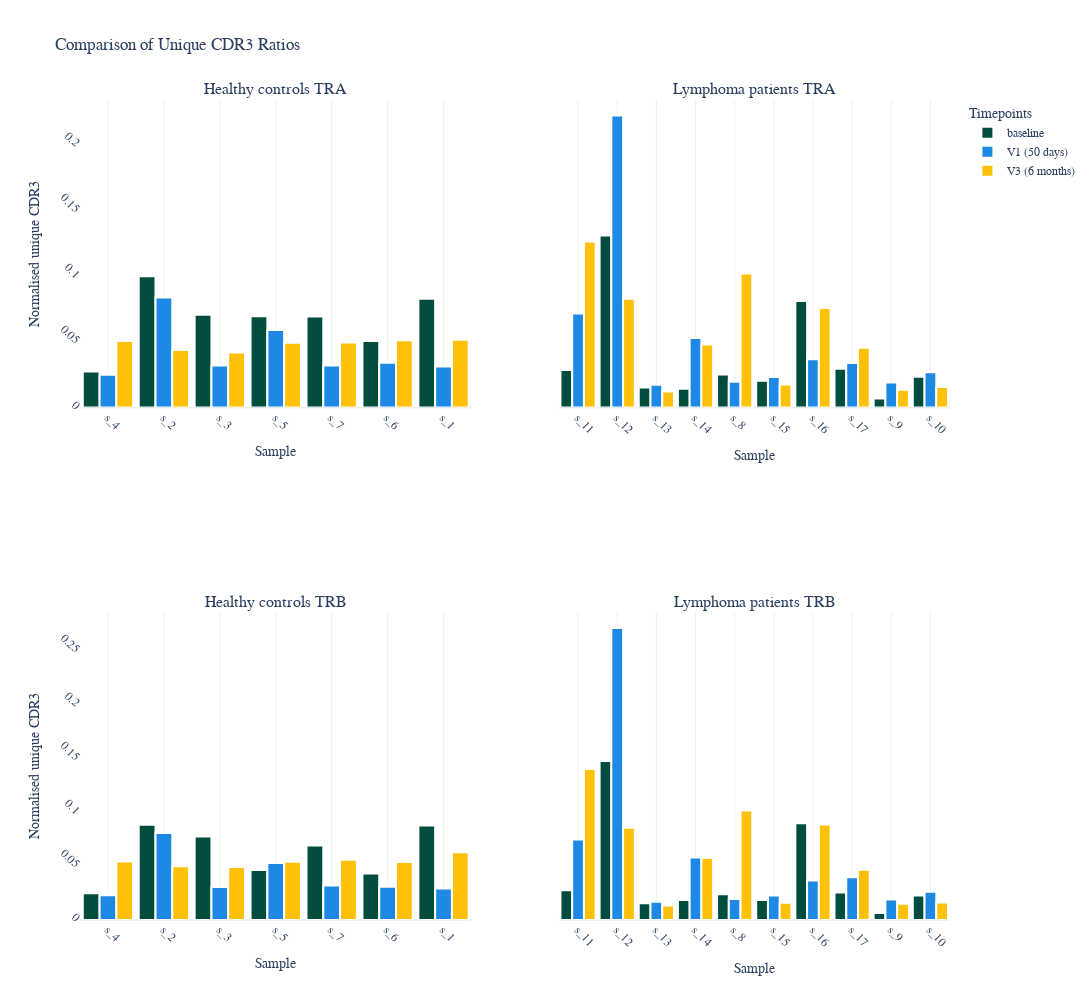

Write notebook code for a chart like this one.
### Code cell
plotting.plot_repertoire_sizes(uniques, 'after_resampling_', PLOTSDIR)

### Figure 1 — Plotly figure (JSON) as saved in the notebook; plotly's stock layout.template omitted (floating-point values rounded to 4 significant figures)
{"data": [{"cliponaxis": false, "marker": {"color": "#004D40", "line": {"width": 2}}, "name": "baseline", "showlegend": true, "textangle": 0, "textfont": {"size": 12}, "textposition": "outside", "type": "bar", "x": ["s_4", "s_2", "s_3", "s_5", "s_7", "s_6", "s_1"], "xaxis": "x", "y": [0.02751, 0.1001, 0.07078, 0.06959, 0.06941, 0.05069, 0.08298], "yaxis": "y"}, {"cliponaxis": false, "marker": {"color": "#1E88E5", "line": {"width": 2}}, "name": "V1 (50 days)", "showlegend": true, "textangle": 0, "textfont": {"size": 12}, "textposition": "outside", "type": "bar", "x": ["s_1", "s_2", "s_3", "s_4", "s_5", "s_6", "s_7"], "xaxis": "x", "y": [0.03132, 0.08392, 0.03193, 0.02492, 0.05903, 0.03412, 0.03195], "yaxis": "y"}, {"cliponaxis": false, "marker": {"color": "#FFC107", "line": {"width": 2}}, "name": "V3 (6 months)", "showlegend": true, "textangle": 0, "textfont": {"size": 12}, "textposition": "outside", "type": "bar", "x": ["s_3", "s_4", "s_5", "s_1", "s_2", "s_6", "s_7"], "xaxis": "x", "y": [0.04193, 0.05065, 0.04939, 0.05166, 0.04391, 0.05123, 0.04946], "yaxis": "y"}, {"cliponaxis": false, "marker": {"color": "#004D40", "line": {"width": 2}}, "name": "baseline", "showlegend": false, "textangle": 0, "textfont": {"size": 12}, "textposition": "outside", "type": "bar", "x": ["s_11", "s_12", "s_13", "s_14", "s_8", "s_15", "s_16", "s_17", "s_9", "s_10"], "xaxis": "x2", "y": [0.02852, 0.1312, 0.01516, 0.01438, 0.02511, 0.02033, 0.08117, 0.0295, 0.006924, 0.02352], "yaxis": "y2"}, {"cliponaxis": false, "marker": {"color": "#1E88E5", "line": {"width": 2}}, "name": "V1 (50 days)", "showlegend": false, "textangle": 0, "textfont": {"size": 12}, "textposition": "outside", "type": "bar", "x": ["s_11", "s_12", "s_13", "s_14", "s_15", "s_16", "s_17", "s_8", "s_9", "s_10"], "xaxis": "x2", "y": [0.07164, 0.2227, 0.0174, 0.0529, 0.02318, 0.03674, 0.03398, 0.01953, 0.01897, 0.02695], "yaxis": "y2"}, {"cliponaxis": false, "marker": {"color": "#FFC107", "line": {"width": 2}}, "name": "V3 (6 months)", "showlegend": false, "textangle": 0, "textfont": {"size": 12}, "textposition": "outside", "type": "bar", "x": ["s_11", "s_12", "s_13", "s_14", "s_15", "s_16", "s_17", "s_8", "s_9", "s_10"], "xaxis": "x2", "y": [0.1265, 0.08293, 0.01227, 0.04798, 0.01761, 0.07592, 0.04545, 0.1022, 0.01356, 0.01562], "yaxis": "y2"}, {"cliponaxis": false, "marker": {"color": "#004D40", "line": {"width": 2}}, "name": "baseline", "showlegend": false, "textangle": 0, "textfont": {"size": 12}, "textposition": "outside", "type": "bar", "x": ["s_4", "s_2", "s_3", "s_5", "s_7", "s_6", "s_1"], "xaxis": "x3", "y": [0.02493, 0.08851, 0.07754, 0.04641, 0.06915, 0.04324, 0.08778], "yaxis": "y3"}, {"cliponaxis": false, "marker": {"color": "#1E88E5", "line": {"width": 2}}, "name": "V1 (50 days)", "showlegend": false, "textangle": 0, "textfont": {"size": 12}, "textposition": "outside", "type": "bar", "x": ["s_1", "s_2", "s_3", "s_4", "s_5", "s_6", "s_7"], "xaxis": "x3", "y": [0.02938, 0.08086, 0.03061, 0.02299, 0.05289, 0.03086, 0.03205], "yaxis": "y3"}, {"cliponaxis": false, "marker": {"color": "#FFC107", "line": {"width": 2}}, "name": "V3 (6 months)", "showlegend": false, "textangle": 0, "textfont": {"size": 12}, "textposition": "outside", "type": "bar", "x": ["s_3", "s_4", "s_5", "s_1", "s_2", "s_6", "s_7"], "xaxis": "x3", "y": [0.04917, 0.05448, 0.05414, 0.06303, 0.05005, 0.05387, 0.05597], "yaxis": "y3"}, {"cliponaxis": false, "marker": {"color": "#004D40", "line": {"width": 2}}, "name": "baseline", "showlegend": false, "textangle": 0, "textfont": {"size": 12}, "textposition": "outside", "type": "bar", "x": ["s_11", "s_12", "s_13", "s_14", "s_8", "s_15", "s_16", "s_17", "s_9", "s_10"], "xaxis": "x4", "y": [0.0277, 0.1478, 0.01566, 0.01861, 0.02391, 0.01857, 0.09, 0.02549, 0.006509, 0.02287], "yaxis": "y4"}, {"cliponaxis": false, "marker": {"color": "#1E88E5", "line": {"width": 2}}, "name": "V1 (50 days)", "showlegend": false, "textangle": 0, "textfont": {"size": 12}, "textposition": "outside", "type": "bar", "x": ["s_11", "s_12", "s_13", "s_14", "s_15", "s_16", "s_17", "s_8", "s_9", "s_10"], "xaxis": "x4", "y": [0.07489, 0.2715, 0.01689, 0.05812, 0.02287, 0.03664, 0.03965, 0.01941, 0.01897, 0.02636], "yaxis": "y4"}, {"cliponaxis": false, "marker": {"color": "#FFC107", "line": {"width": 2}}, "name": "V3 (6 months)", "showlegend": false, "textangle": 0, "textfont": {"size": 12}, "textposition": "outside", "type": "bar", "x": ["s_11", "s_12", "s_13", "s_14", "s_15", "s_16", "s_17", "s_8", "s_9", "s_10"], "xaxis": "x4", "y": [0.1402, 0.08566, 0.01347, 0.05765, 0.01596, 0.08874, 0.0468, 0.1018, 0.01508, 0.01621], "yaxis": "y4"}], "layout": {"annotations": [{"font": {"size": 16}, "showarrow": false, "text": "Healthy controls TRA", "x": 0.225, "xanchor": "center", "xref": "paper", "y": 1, "yanchor": "bottom", "yref": "paper"}, {"font": {"size": 16}, "showarrow": false, "text": "Lymphoma patients TRA", "x": 0.775, "xanchor": "center", "xref": "paper", "y": 1, "yanchor": "bottom", "yref": "paper"}, {"font": {"size": 16}, "showarrow": false, "text": "Healthy controls TRB", "x": 0.225, "xanchor": "center", "xref": "paper", "y": 0.375, "yanchor": "bottom", "yref": "paper"}, {"font": {"size": 16}, "showarrow": false, "text": "Lymphoma patients TRB", "x": 0.775, "xanchor": "center", "xref": "paper", "y": 0.375, "yanchor": "bottom", "yref": "paper"}], "bargap": 0.1, "barmode": "group", "font": {"family": "JetBrains Mono", "size": 12}, "height": 1000, "legend": {"title": {"text": "Timepoints"}}, "title": {"text": "Comparison of Unique CDR3 Ratios"}, "width": 1800, "xaxis": {"anchor": "y", "domain": [0, 0.45], "showgrid": true, "tickangle": 45, "title": {"text": "Sample"}}, "xaxis2": {"anchor": "y2", "domain": [0.55, 1], "showgrid": true, "tickangle": 45, "title": {"text": "Sample"}}, "xaxis3": {"anchor": "y3", "domain": [0, 0.45], "showgrid": true, "tickangle": 45, "title": {"text": "Sample"}}, "xaxis4": {"anchor": "y4", "domain": [0.55, 1], "showgrid": true, "tickangle": 45, "title": {"text": "Sample"}}, "yaxis": {"anchor": "x", "domain": [0.625, 1], "showgrid": false, "tickangle": 45, "tickmode": "array", "title": {"text": "Normalised unique CDR3"}}, "yaxis2": {"anchor": "x2", "domain": [0.625, 1], "matches": "y", "showgrid": false, "showticklabels": false, "tickangle": 45, "tickmode": "array"}, "yaxis3": {"anchor": "x3", "domain": [0, 0.375], "showgrid": false, "tickangle": 45, "tickmode": "array", "title": {"text": "Normalised unique CDR3"}}, "yaxis4": {"anchor": "x4", "domain": [0, 0.375], "matches": "y3", "showgrid": false, "showticklabels": false, "tickangle": 45, "tickmode": "array"}}}
